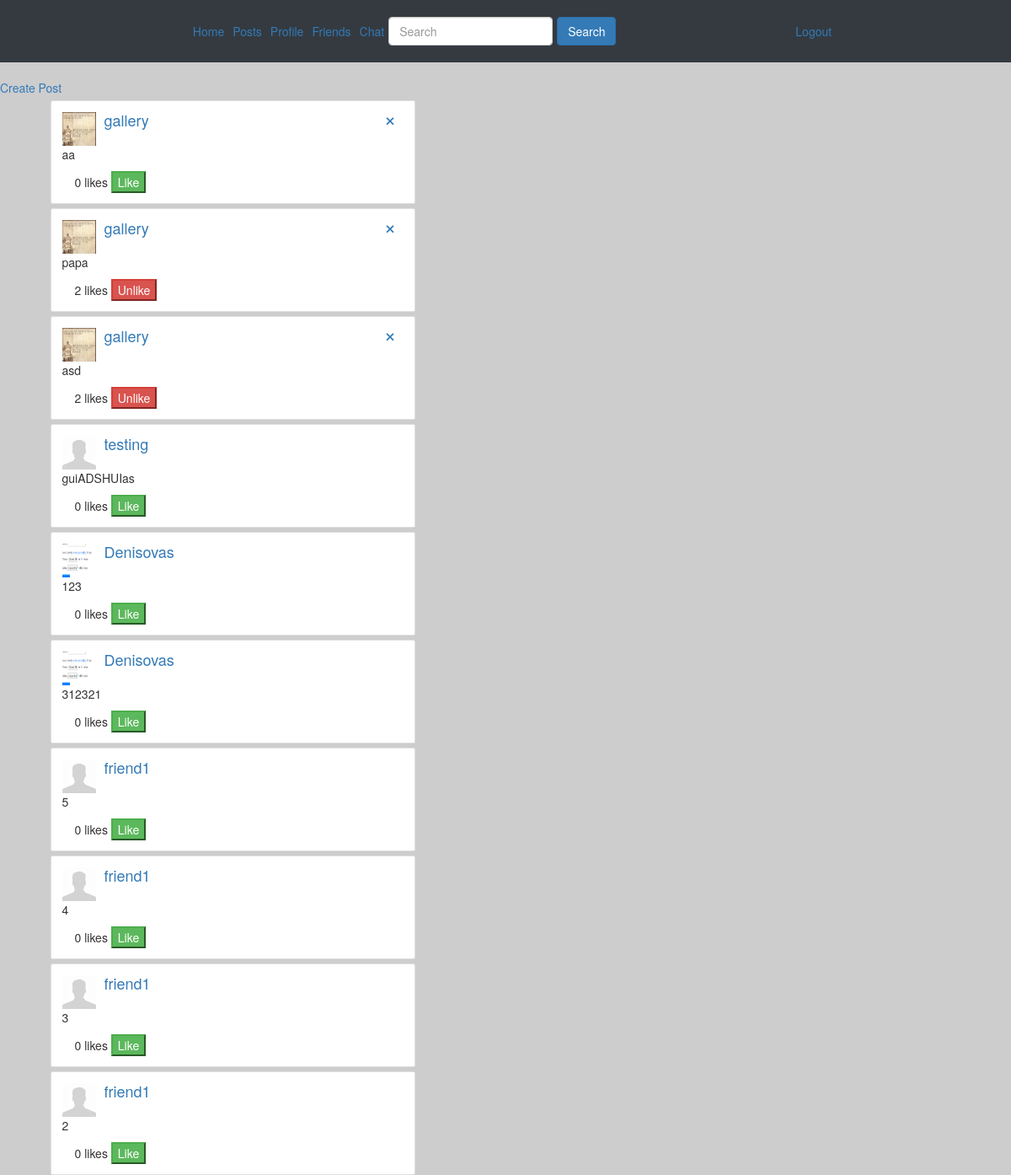
The app's page /home/ (signed in), older data.
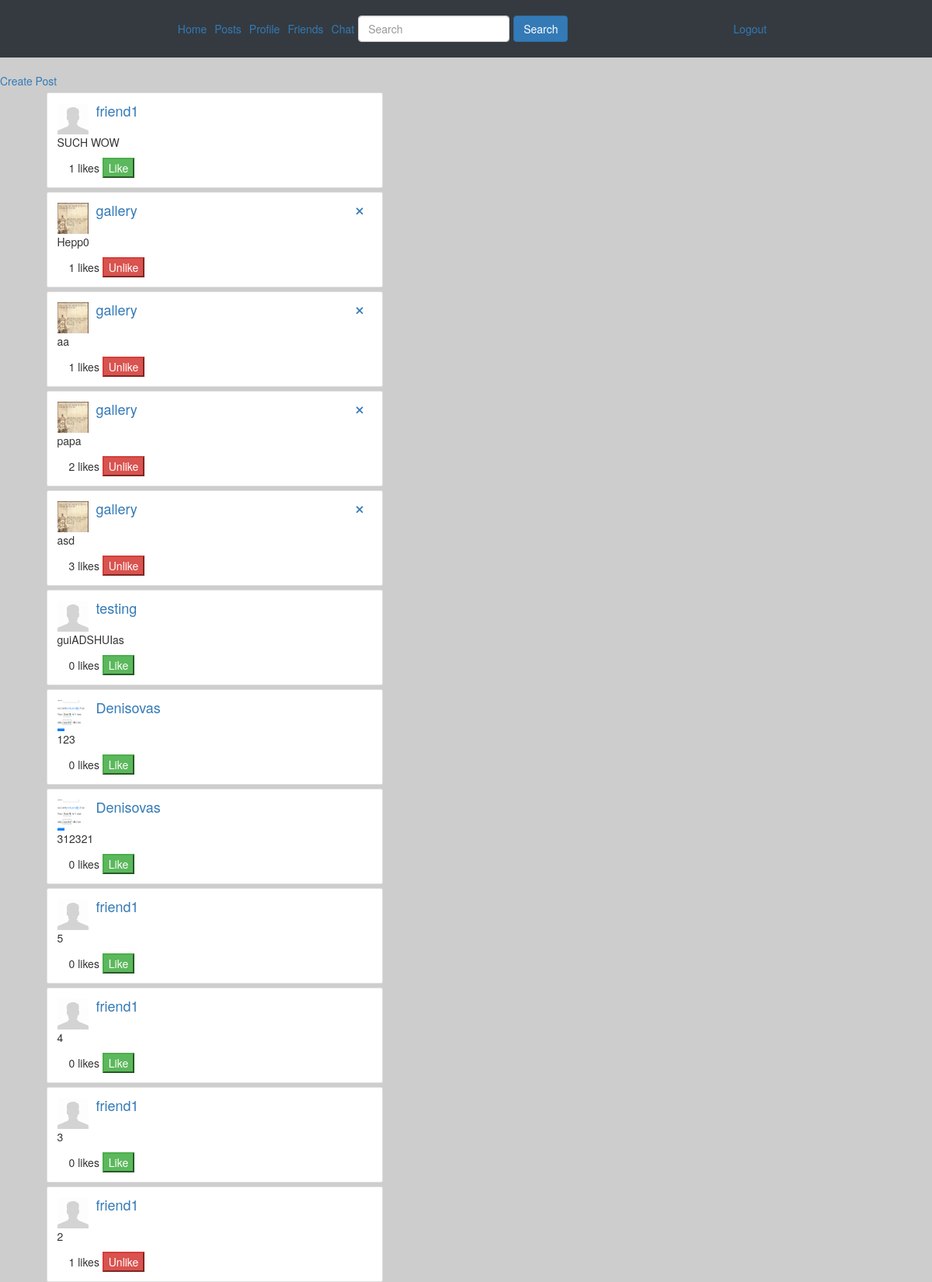
The same page, newer data.
### postfeed/models.py (models this page shows, shortened)
class Post(models.Model):
    user = models.ForeignKey(User, on_delete=models.CASCADE, related_name="post", null=True)
    body = models.TextField()
    liked = models.ManyToManyField(User, default=None, blank=True, related_name="liked")
    creation_date = models.DateTimeField(auto_now_add=True)

### profiles/models.py (models this page shows, shortened)
class UserProfile(models.Model):
    user = models.OneToOneField(User, on_delete=models.CASCADE)
    age = models.IntegerField(blank=True, null=True)
    gender = models.CharField(max_length=25, null=True, blank=True, default="")
    icon = models.ImageField(upload_to=upload_path, blank=True, null=True, default='photos/default.jpg')
    gallery = models.ImageField(upload_to=upload_path, blank=True, null=True)
    friends = models.ManyToManyField("UserProfile", blank=True)

### postfeed/views.py (the view)
# urls.py: path('home/', views.all_posts, name='home'),
def all_posts(request):
    friends = request.user.userprofile.friends.all()
    posts = []
    for post in request.user.post.all():
        posts.append(post)
    for friend in friends:
        for post in friend.user.post.all():
            posts.append(post)
    posts.sort(key=lambda x: x.creation_date, reverse=True)
    return render(request, 'postfeed/friend-posts.html', context={'posts': posts})

### postfeed/templates/postfeed/friend-posts.html (shortened to what this page needs)
{% extends 'main/base.html' %}
{% block content %}
<a href="{% url 'postfeed:create' %}">Create Post</a>
{% if posts %}
{% for post in posts %}
<div class="container mt-2">
  <div class="col-md-5">
    <div class="card card-default">
      <div class="card-body">
        <section class="post-heading">
          <div class="row">
            <div class="col-md-11">
              <div class="media">
                <div class="media-left">
                  <a href="#">
                    <img class="media-object photo-profile" src="{{ post.user.userprofile.icon.url }}" width="40" height="40" alt="...">
                  </a>
                </div>
                <div class="media-body">
                  <a href="{% url 'profiles:profile' post.user.username %}"  class="anchor-username">
                    <h4 class="media-heading">{{ post.user.username }}</h4>
                  </a>
                </div>
              </div>
            </div>
            <div>
              {% if user.username == post.user.username %}
                <a href="{% url 'postfeed:delete_post' post.pk %} " onclick="return confirm('Are you sure you want to delete this?')"><i class="fas fa-times"></i></a>
              {% endif %}
            </div>
          </div>
        </section>
        <section class="post-body">
          <p>{{ post.body }}</p>
        </section>
        <section class="post-footer">
          <div class="post-footer-option container">
              <div style="display:inline-block">{{ post.liked.all.count }} likes</div>
              <div style="display:inline-block">
                <form action="{% url 'postfeed:like_post' %}" method="POST" >
                {% if user not in post.liked.all %}
                  <button class="btn-success" type="submit">Like</button>
                {% else %}
                  <button class="btn-danger" type="submit">Unlike</button>
                {% endif %}
            </form>
              </div>
          </div>
        </section>
      </div>
    </div>
  </div>
</div>
{% endfor %}
{% else %}
    <p>No posts are available.</p>
{% endif %}
{% endblock %}

### main/templates/main/base.html (shortened to what this page needs)
<!DOCTYPE html>
<html lang="en">
<head>
    <link rel="stylesheet" href="https://maxcdn.bootstrapcdn.com/bootstrap/4.4.1/css/bootstrap.min.css">
    <link href="//netdna.bootstrapcdn.com/bootstrap/3.0.3/css/bootstrap.min.css" rel="stylesheet" id="bootstrap-css">
    <link rel="stylesheet" href="//cdnjs.cloudflare.com/ajax/libs/fancybox/2.1.5/jquery.fancybox.min.css"
          media="screen">
</head>
<body style="padding-top: 0px">
<nav class="navbar navbar-expand-sm bg-dark switch" style="border-radius: 0px">
    <div class="container-fluid">
        <ul class="navbar navbar-nav navbar-left ">
            <li class="nav-item">
                {% if not user.is_anonymous %}
                    <a class="nav-link" href="{% url 'postfeed:home' %}">Home</a>
                {% endif %}
            </li>
            <li class="nav-item">
                {% if not user.is_anonymous %}
                    <a class="nav-link" href="{% url 'postfeed:posts' user.username %}">Posts</a>
                {% endif %}
            </li>
            <li class="nav-item">
                {% if not user.is_anonymous %}
                    <a class="nav-link" href="{% url 'profiles:profile' user.username %}">Profile</a>
                {% endif %}
            </li>
            <li class="nav-item">
                {% if not user.is_anonymous %}
                    <a class="nav-link" href="{% url 'profiles:friends' user.username %}">Friends</a>
                {% endif %}
            </li>
            <li class="nav-item">
                {% if not user.is_anonymous %}
                    <a class="nav-link" href="{% url 'chat:inbox' %}">Chat</a>
                {% endif %}
                {% if not user.is_anonymous %}
                    </li>
                    <form method="get" action="{% url 'profiles:search' %}" class="form-inline my-2 my-lg-0">
                        <input name="q" value="{{ request.GET.q }}" placeholder="Search" class="form-control mr-sm-2"/>
                        <button class="btn btn-primary" type="submit">
                            Search
                        </button>
                    </form>
                {% endif %}
  </ul>
  <ul class="nav navbar-nav navbar-right">
     <li class="nav-item">
      {% if not user.is_anonymous %}
      <a class="nav-link "  href="{% url 'accounts:logout'  %}">Logout</a>
      {% endif %}
    </li>
  </ul>
    </div>
</nav>
{% block content %}
{% endblock %}
</body>
</html>

### main/templates/main/base.html (style rules this page uses)
body { background-color: rgb(205,205,205) !important; }

Row changes from the older to the newer data that the page shows:
added Post: user.userprofile.icon (placeholder picture), user.username "friend1", body "SUCH WOW", liked.all.count "1", shows "Like"
added Post: user.userprofile.icon (picture), user.username "gallery", body "Hepp0", liked.all.count "1", shows "Unlike"
computed for Post "aa": liked.all.count "0" → "1"; text "Like" → "Unlike"
computed for Post "asd": liked.all.count "2" → "3"
computed for Post (number 12 of 12 on the later page): liked.all.count "0" → "1"; text "Like" → "Unlike"
